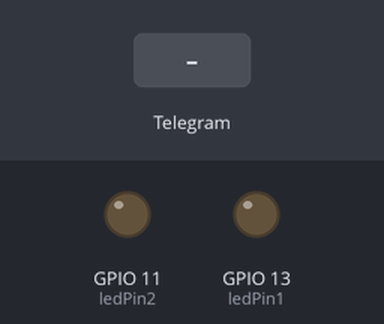
Bench run of a sketch on a simulated ESP8266 (NodeMCU). On the bench: output pins drawn as LEDs (lit = HIGH). Inputs (shaded band) come from the test bench. WiFi joins after 1.5 s; servers stay silent unless stated; what the sketch prints to the serial monitor is not drawn.

Above: at 2.8 s.
2.9 s: Telegram message "/led1on" received
At 4.4 s:
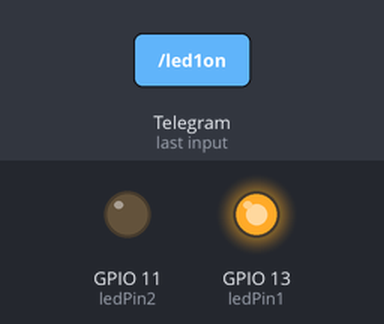
4.7 s: Telegram message "/ledon" received
At 6.1 s:
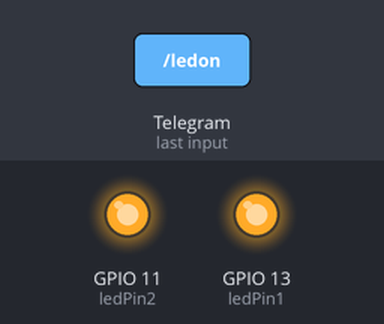
6.6 s: Telegram message "/led1off" received
At 7.7 s:
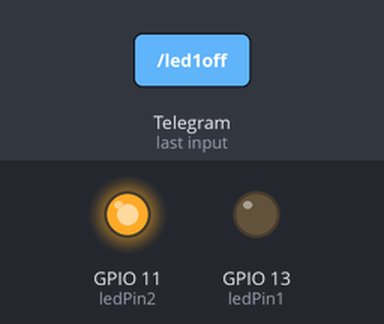
8.5 s: Telegram message "/led2off" received
At 9.2 s:
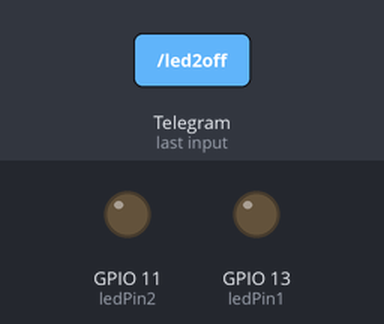
Timing chart, 0 to 11.4 s (numbered marks = the images above; inputs shaded):
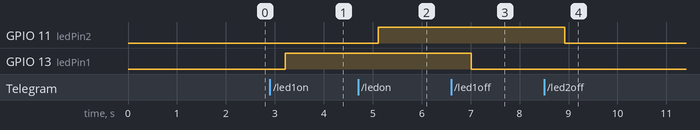

The sketch:

FlashLED2.ino
```cpp
/*******************************************************************
 *  An example of bot that receives commands and turns on and off  *
 *  an LED.                                                        *
 *                                                                 *
 *  written by Giacarlo Bacchio (Gianbacchio on Github)            *
 *  adapted by Brian Lough                                         *
 *******************************************************************/
#include <ESP8266WiFi.h>
#include <WiFiClientSecure.h>
#include <UniversalTelegramBot.h>

// Initialize Wifi connection to the router
char ssid[] = "Azimi";     // your network SSID (name)
char password[] = "bismillah"; // your network key

// Initialize Telegram BOT
#define BOTtoken "759895011:AAEwtLkxf5LLo-27HG84mwDN61ufabi_WQY"  // your Bot Token (Get from Botfather)

WiFiClientSecure client;
UniversalTelegramBot bot(BOTtoken, client);

int Bot_mtbs = 1000; //mean time between scan messages
long Bot_lasttime;   //last time messages' scan has been done
bool Start = false;

const int ledPin1 = 13;
const int ledPin2 = 11;
int ledStatus = 0;

void handleNewMessages(int numNewMessages) {
  Serial.println("handleNewMessages");
  Serial.println(String(numNewMessages));

  for (int i=0; i<numNewMessages; i++) {
    String chat_id = String(bot.messages[i].chat_id);
    String text = bot.messages[i].text;

    String from_name = bot.messages[i].from_name;
    if (from_name == "") from_name = "Guest";

    if (text == "/led1on") {
      digitalWrite(ledPin1, HIGH);   // turn the LED on (HIGH is the voltage level)
      ledStatus = 1;
      bot.sendMessage(chat_id, "Led 1 is ON", "");
    }

    if (text == "/led1off") {
      ledStatus = 0;
      digitalWrite(ledPin1, LOW);    // turn the LED off (LOW is the voltage level)
      bot.sendMessage(chat_id, "Led 1 is OFF", "");
    }
        if (text == "/ledon") {
      digitalWrite(ledPin2, HIGH);   // turn the LED on (HIGH is the voltage level)
      ledStatus = 2;
      bot.sendMessage(chat_id, "Led 2 is ON", "");
    }

    if (text == "/led2off") {
      ledStatus = 3;
      digitalWrite(ledPin2, LOW);    // turn the LED off (LOW is the voltage level)
      bot.sendMessage(chat_id, "Led 2 is OFF", "");
    }

    if (text == "/status") {
      if(ledStatus){
        bot.sendMessage(chat_id, "Led is ON", "");
      } else {
        bot.sendMessage(chat_id, "Led is OFF", "");
      }
    }

    if (text == "/start") {
      String welcome = "LKTI Arduino Telegram Bot , " + from_name + ".\n";
      welcome += "Contoh perintah.\n\n";
      welcome += "/led1on : Untuk menghidupkan LED 1\n";
      welcome += "/led1off : Untuk mematiakn LED 1\n";
      welcome += "/led2on : Untuk menghidupkan LED 2\n";
      welcome += "/led2off : Untuk mematiakn LED 2\n";
      welcome += "/status : Untuk melihat status LED\n";
      bot.sendMessage(chat_id, welcome, "Markdown");
    }
  }
}


void setup() {
  Serial.begin(115200);

  // Set WiFi to station mode and disconnect from an AP if it was Previously
  // connected
  WiFi.mode(WIFI_STA);
  WiFi.disconnect();
  delay(100);

  // attempt to connect to Wifi network:
  Serial.print("Connecting Wifi: ");
  Serial.println(ssid);
  WiFi.begin(ssid, password);

  while (WiFi.status() != WL_CONNECTED) {
    Serial.print(".");
    delay(500);
  }

  Serial.println("");
  Serial.println("WiFi connected");
  Serial.print("IP address: ");
  Serial.println(WiFi.localIP());

  pinMode(ledPin1, OUTPUT); // initialize digital ledPin as an output.
  pinMode(ledPin2, OUTPUT);
  delay(10);
  digitalWrite(ledPin1, LOW); // initialize pin as off
}

void loop() {
  if (millis() > Bot_lasttime + Bot_mtbs)  {
    int numNewMessages = bot.getUpdates(bot.last_message_received + 1);

    while(numNewMessages) {
      Serial.println("got response");
      handleNewMessages(numNewMessages);
      numNewMessages = bot.getUpdates(bot.last_message_received + 1);
    }

    Bot_lasttime = millis();
  }
}
```

Measured:
- after the input at 2.9 s, GPIO 13 (ledPin1): LOW → HIGH after 0.31 s
- after the input at 4.7 s, GPIO 11 (ledPin2): LOW → HIGH after 0.42 s
- after the input at 6.6 s, GPIO 13 (ledPin1): HIGH → LOW after 0.42 s
- after the input at 8.5 s, GPIO 11 (ledPin2): HIGH → LOW after 0.42 s
